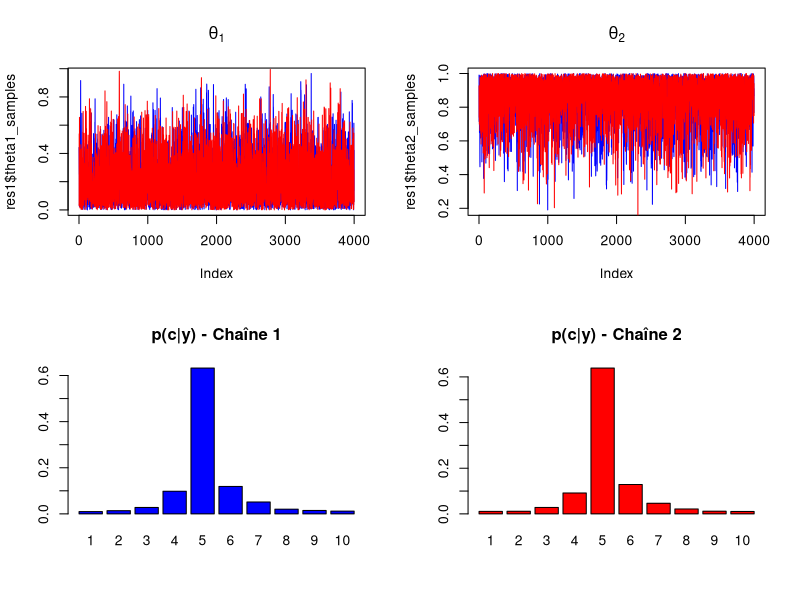
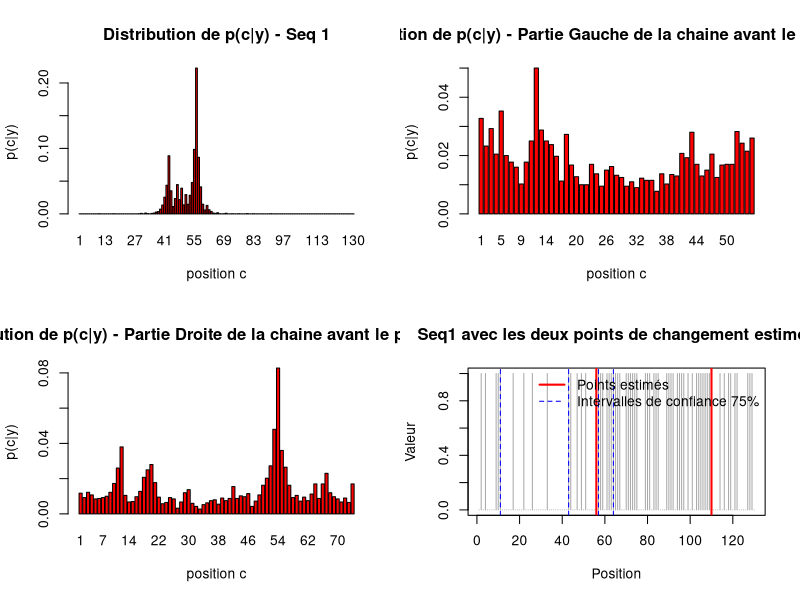
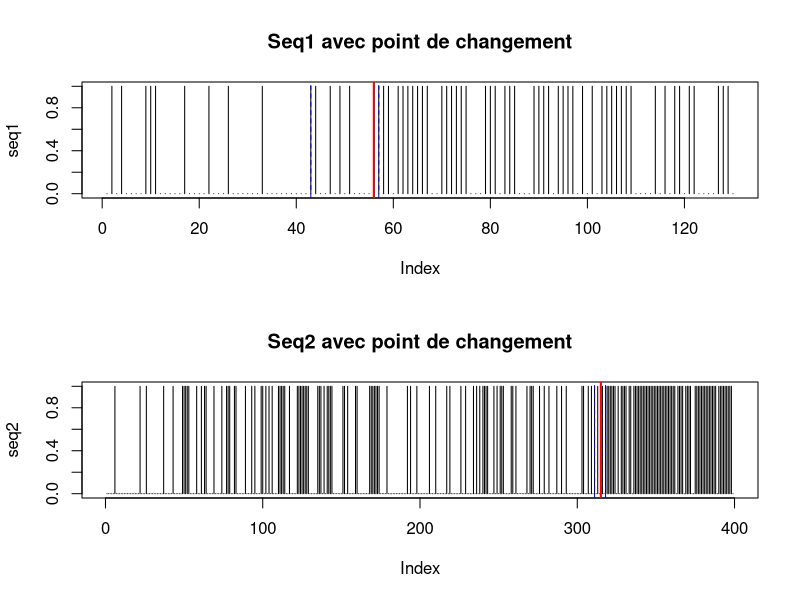

These charts were generated, in order, by the following R code:
## ---- chunk 1
calculer_p_c <- function(y, theta1, theta2) {
  n <- length(y)
  R <- numeric(n)
  R[1] <- 1
    
  for (j in 1:(n - 1)) {
    r_j <- (theta1^y[j] * (1 - theta1)^(1 - y[j])) /
           (theta2^y[j] * (1 - theta2)^(1 - y[j]))
    R[j + 1] <- R[j] * r_j
    }
    
  somme <- sum(R)
  p <- R / somme
  return(p)
}

calculer_p_c_sans_recurrence <- function(y, theta1, theta2) {
  n <- length(y)
  R <- numeric(n)
  for (c in 1:n) {
  if (c == 1) {
    R[c] <- 1
  } 
  else {
    prod_c <- 1
    for (j in 1:(c - 1)) {
      r_j <- (theta1^y[j] * (1 - theta1)^(1 - y[j])) /
             (theta2^y[j] * (1 - theta2)^(1 - y[j]))
      prod_c <- prod_c * r_j
    }
    R[c] <- prod_c
    }
  }
  p <- R / sum(R)
  return(p)
}


# Exemple :
y <- c(1, 0, 1, 1, 0)
theta1 <- 0.8
theta2 <- 0.4
p <- calculer_p_c(y, theta1, theta2)
p_sans_recurrence <- calculer_p_c_sans_recurrence(y, theta1, theta2)
print(p)
print(p_sans_recurrence)
## ---- chunk 2
algorithme_gibbs <- function(
    y, n_iteration, n_elimine, c_initial, theta1_initial, theta2_initial) {
  n <- length(y)
  # 1. Initialisation de c, theta1, theta2
  c_val <- c_initial
  theta1 <- theta1_initial
  theta2 <- theta2_initial
  
  c_samples <- numeric(n_iteration) # les valeurs de c^{t}
  theta1_samples <- numeric(n_iteration)
  theta2_samples <- numeric(n_iteration)
  
  for (t in 1:n_iteration) {
    
    # 2.1 Tirage de c | y, theta1, theta2
    R <- numeric(n)
    R[1] <- 1
    for (j in 1:(n-1)) {
      r_j <- (theta1^y[j] * (1 - theta1)^(1 - y[j])) /
             (theta2^y[j] * (1 - theta2)^(1 - y[j]))
      R[j + 1] <- R[j] * r_j
    }
    somme <- sum(R)
    proba_c <- R / somme
    c_val <- sample(1:n, 1, prob = proba_c)
    
    # 2.2 Tirage de theta1 et theta2 | y, c
    s1 <- if (c_val > 1) sum(y[1:(c_val - 1)]) else 0
    m1 <- c_val - 1
    s2 <- sum(y[c_val:n])
    m2 <- n - m1
    
    theta1 <- rbeta(1, 1 + s1, 1 + m1 - s1)
    theta2 <- rbeta(1, 1 + s2, 1 + m2 - s2)
    
    # Sauvegarde des tirages
    c_samples[t] <- c_val
    theta1_samples[t] <- theta1
    theta2_samples[t] <- theta2
  }
  
  # Suppression des itérations de burn-in
  c_samples <- c_samples[(n_elimine + 1):n_iteration]
  theta1_samples <- theta1_samples[(n_elimine + 1):n_iteration]
  theta2_samples <- theta2_samples[(n_elimine + 1):n_iteration]
  
  # Estimation de p(c | y)
  p_c <- table(factor(c_samples, levels = 1:n)) / length(c_samples)
  
  list(p_c = p_c,
       c_samples = c_samples,
       theta1_samples = theta1_samples,
       theta2_samples = theta2_samples)
}
## ---- chunk 3
# Données observées :
y <- c(0, 0, 0, 0, 1, 1, 1, 1, 1, 1)

res1 <- algorithme_gibbs(y, n_iteration = 5000, n_elimine = 1000,
                         c_initial = 1, theta1_initial = 0.1, theta2_initial = 0.9)

res2 <- algorithme_gibbs(y, n_iteration = 5000, n_elimine = 1000,
                         c_initial = 8, theta1_initial = 0.9, theta2_initial = 0.1)

par(mfrow = c(2, 2))

plot(res1$theta1_samples, type = "l", col = "blue", main = expression(theta[1]))
lines(res2$theta1_samples, col = "red")

plot(res1$theta2_samples, type = "l", col = "blue", main = expression(theta[2]))
lines(res2$theta2_samples, col = "red")

barplot(res1$p_c, main = "p(c|y) - Chaîne 1", col = "blue")
barplot(res2$p_c, main = "p(c|y) - Chaîne 2", col = "red")
## ---- chunk 4
seq1 <- scan("TP2_sequence_1.txt")

res1 <- algorithme_gibbs(seq1, n_iteration = 5000, n_elimine = 1000,
                         c_initial = 1, theta1_initial = 0.2, theta2_initial = 0.8)

barplot(res1$p_c, main = "Distribution de p(c|y) - Seq 1", col = "red", xlab = "position c", ylab = "p(c|y)" )
## ---- chunk 5
point_estime <- which.max(as.numeric(res1$p_c))
print(point_estime)
## ---- chunk 6
IC <- quantile(res1$c_samples, probs = c(0.125, 0.875))
freq_avant <- mean(seq1[1:(point_estime - 1)])
freq_apres <- mean(seq1[point_estime:length(seq1)])

print("Résultats pour seq1, point c = 56 :")
print(IC)
print(freq_avant)
print(freq_apres)
## ---- chunk 7
res1Gauche <- algorithme_gibbs(seq1[1:(point_estime-1)], n_iteration = 5000, n_elimine = 1000,
                         c_initial = 1, theta1_initial = 0.2, theta2_initial = 0.8)

barplot(res1Gauche$p_c, main = "Distribution de p(c|y) - Partie Gauche de la chaine avant le point estimé", col = "red", xlab = "position c", ylab = "p(c|y)" )
## ---- chunk 8
res1Droite <- algorithme_gibbs(seq1[(point_estime+1):length(seq1)], n_iteration = 5000, n_elimine = 1000,
                         c_initial = 1, theta1_initial = 0.2, theta2_initial = 0.8)

barplot(res1Droite$p_c, main = "Distribution de p(c|y) - Partie Droite de la chaine avant le point estimé", col = "red", xlab = "position c", ylab = "p(c|y)" )
## ---- chunk 9
point_estime_droite <- which.max(as.numeric(res1Droite$p_c))
print(point_estime_droite)
position_droite <- point_estime + point_estime_droite
print(position_droite)
## ---- chunk 10
IC_2 <- quantile(res1Droite$c_samples, probs = c(0.125, 0.875))
seqDroite <- seq1
freq_avant_2 <- mean(seq1[(point_estime + 1):(position_droite - 1)])
freq_apres_2 <- mean(seq1[(position_droite + 1):length(seq1)])

print("Résultats pour seq1, point c = 110 :")
print(IC_2)
print(freq_avant_2)
print(freq_apres_2)
## ---- chunk 11
# Tracé avec les deux points de changement

plot(seq1, type = "h", main = "Seq1 avec les deux points de changement estimés",
     xlab = "Position", ylab = "Valeur", col = "darkgray")

# Premier point de changement
abline(v = point_estime, col = "red", lwd = 2)
abline(v = IC, col = "blue", lty = 2)

# Deuxième point de changement
abline(v = position_droite, col = "red", lwd = 2)
abline(v = IC_2, col = "blue", lty = 2)

# Légende
legend("topright",
       legend = c("Points estimés", "Intervalles de confiance 75%"),
       col = c("red", "blue"), lwd = c(2, 1), lty = c(1, 2), bty = "n")

## ---- chunk 12
seq2 <- scan("TP2_sequence_2.txt")
# Analyse pour seq2
res2 <- algorithme_gibbs(seq2, n_iteration = 5000, n_elimine = 1000,
                         c_initial = 1, theta1_initial = 0.2, theta2_initial = 0.8)

point_estime2 <- which.max(as.numeric(res2$p_c))
IC2 <- quantile(res2$c_samples, probs = c(0.125, 0.875))
freq_avant2 <- mean(seq2[1:(point_estime2 - 1)])
freq_apres2 <- mean(seq2[point_estime2:length(seq2)])

print("Résultats pour seq2 :")
print(point_estime2)
print(IC2)
print(freq_avant2)
print(freq_apres2)

par(mfrow = c(2, 1))
plot(seq1, type = "h", main = "Seq1 avec point de changement")
abline(v = point_estime, col = "red", lwd = 2)
abline(v = IC, col = "blue", lty = 2)

plot(seq2, type = "h", main = "Seq2 avec point de changement")
abline(v = point_estime2, col = "red", lwd = 2)
abline(v = IC2, col = "blue", lty = 2)
